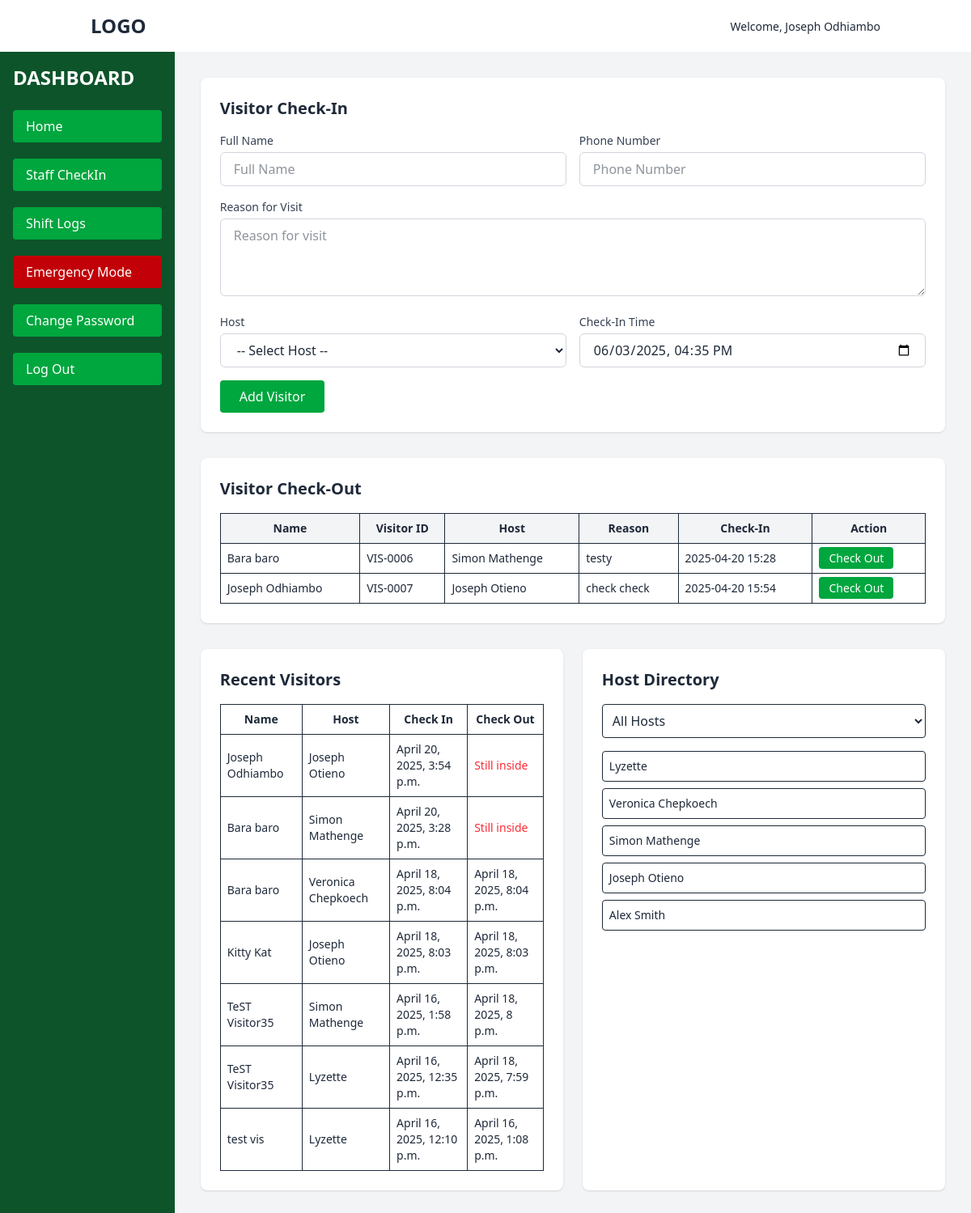
Page /user/security_personnel/ (signed in) on the earlier database version.
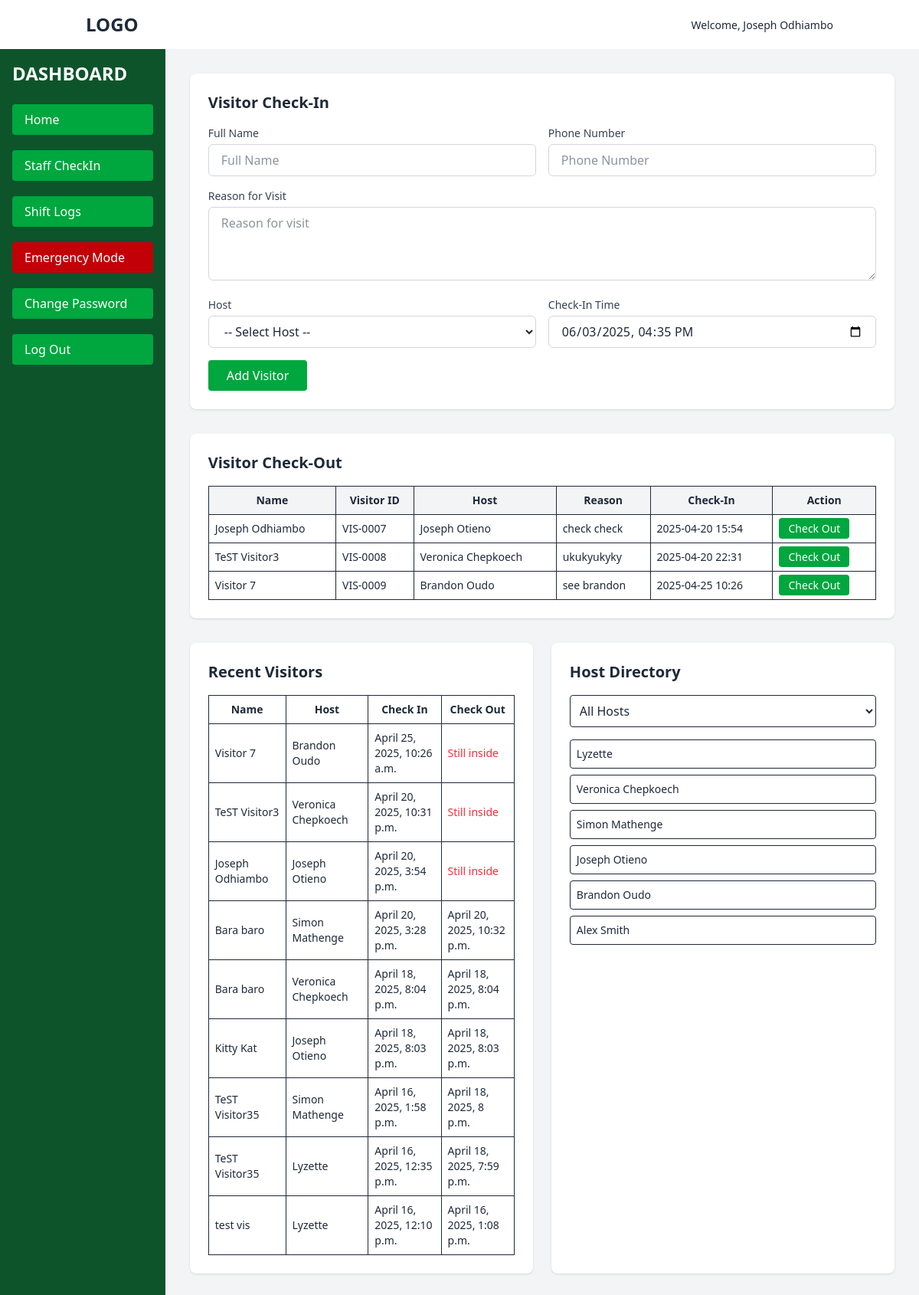
Same page on the later database version.
### userauth/models.py (models this page shows, shortened)
class User(AbstractUser):
    HOST = "Host"
    SECURITY = "Security"
    ROLE_CHOICES = [(SECURITY, "Security"), (HOST, "Host")]
    email = models.EmailField(unique=True, null=False)
    username = models.CharField(max_length=100)
    department = models.CharField(max_length=100)
    role = models.CharField(max_length=20, choices=ROLE_CHOICES, default=HOST)
    USERNAME_FIELD = "email"
    REQUIRED_FIELDS = ["username"]

class Visitor(models.Model):
    name = models.CharField(max_length=100)
    phone = models.CharField(max_length=20)
    reason = models.CharField(max_length=1000)
    host = models.ForeignKey(User, on_delete=models.SET_NULL, null=True)
    check_in = models.DateTimeField(default=timezone.now)
    check_out = models.DateTimeField(null=True, blank=True)
    visitor_id = models.CharField(max_length=20, unique=True, blank=True, null=True, editable=False)
    created_by = models.ForeignKey(
        settings.AUTH_USER_MODEL,
        on_delete=models.SET_NULL,
        null=True,
        related_name='checked_in_visitors'
    )

### userauth/views.py (the view, shortened to what this page needs)
@login_required
def security_view(request):
    try:
        host_group = Group.objects.get(name="Host")
        hosts = host_group.user_set.all()
    except Group.DoesNotExist:
        hosts = []
    visitors_in = Visitor.objects.filter(check_out__isnull=True)
    logs = Visitor.objects.order_by('-check_in')[:10]
    return render(request, 'security.html', {
        'visitors_in': visitors_in,
        'hosts': hosts,
        'logs': logs,
        'now': timezone.now(),
    })

### userauth/templates/security.html (shortened to what this page needs)
{% extends "nav.html" %}
{% block content %}
<section class="min-h-screen bg-gray-100">
    <main class="flex-1 p-4 sm:p-6 md:p-8 space-y-8">
      <section class="bg-white p-4 md:p-6 rounded-lg shadow">
        <h2 class="text-lg md:text-xl font-semibold mb-4">Visitor Check-In</h2>
        <form method="POST" action="{% url 'userauth:security' %}" class="grid grid-cols-1 md:grid-cols-2 gap-4">
          <div>
            <label class="block text-sm font-medium text-gray-700 mb-1">Full Name</label>
            <input type="text" name="name" required placeholder="Full Name"
              class="w-full px-4 py-2 border border-gray-300 rounded-md focus:ring-2 focus:ring-blue-500">
          </div>
          <div>
            <label class="block text-sm font-medium text-gray-700 mb-1">Phone Number</label>
            <input type="text" name="phone" required placeholder="Phone Number"
              class="w-full px-4 py-2 border border-gray-300 rounded-md focus:ring-2 focus:ring-blue-500">
          </div>
          <div class="md:col-span-2">
            <label class="block text-sm font-medium text-gray-700 mb-1">Reason for Visit</label>
            <textarea name="reason" required placeholder="Reason for visit"
              class="w-full px-4 py-2 border border-gray-300 rounded-md focus:ring-2 focus:ring-blue-500 h-24"></textarea>
          </div>
          <div>
            <label class="block text-sm font-medium text-gray-700 mb-1">Host</label>
            <select name="host" required
              class="w-full px-4 py-2 border border-gray-300 rounded-md focus:ring-2 focus:ring-blue-500">
              <option value="">-- Select Host --</option>
            </select>
          </div>
          <div>
            <label class="block text-sm font-medium text-gray-700 mb-1">Check-In Time</label>
            <input type="datetime-local" name="check_in" value="{{ now|date:'Y-m-d\\TH:i' }}"
              class="w-full px-4 py-2 border border-gray-300 rounded-md">
          </div>
          <div class="md:col-span-2">
            <button type="submit"
              class="w-full md:w-auto px-6 py-2 bg-green-600 text-white rounded hover:bg-gray-700">Add Visitor</button>
          </div>
        </form>
      </section>
      <section class="bg-white p-4 md:p-6 rounded-lg shadow">
        <h2 class="text-lg md:text-xl font-semibold mb-4">Visitor Check-Out</h2>
        {% if visitors_in %}
        <div class="overflow-x-auto">
          <table class="min-w-full border text-sm">
            <thead class="bg-gray-100">
              <tr>
                <th class="border p-2">Name</th>
                <th class="border p-2">Visitor ID</th>
                <th class="border p-2">Host</th>
                <th class="border p-2">Reason</th>
                <th class="border p-2">Check-In</th>
                <th class="border p-2">Action</th>
              </tr>
            </thead>
            <tbody>
              {% for visitor in visitors_in %}
              <tr>
                <td class="border p-2">{{visitor.name}}</td>
                <td class="border p-2">{{visitor.visitor_id}}</td>
                <td class="border p-2">{{visitor.host.username}}</td>
                <td class="border p-2">{{visitor.reason}}</td>
                <td class="border p-2">{{visitor.check_in|date:"Y-m-d H:i"}}</td>
                <td class="border p-2">
                  <a href="{% url 'userauth:check_out' visitor.id %}"
                    class="bg-green-600 text-white px-3 py-1 rounded hover:bg-gray-700">Check Out</a>
                </td>
              </tr>
              {% endfor %}
            </tbody>
          </table>
        </div>
        {% else %}
        <p class="text-gray-500">No visitors are currently checked in.</p>
        {% endif %}
      </section>
      <div class="grid grid-cols-1 md:grid-cols-2 gap-6">
        <section class="bg-white p-4 md:p-6 rounded-lg shadow">
          <h3 class="text-lg md:text-xl font-semibold mb-4">Recent Visitors</h3>
          <div class="overflow-x-auto">
            <table class="min-w-full border text-sm">
              <thead>
                <tr>
                  <th class="border p-2">Name</th>
                  <th class="border p-2">Host</th>
                  <th class="border p-2">Check In</th>
                  <th class="border p-2">Check Out</th>
                </tr>
              </thead>
              <tbody>
                {% for visitor in logs %}
                <tr>
                  <td class="border p-2">{{ visitor.name }}</td>
                  <td class="border p-2">{{ visitor.host.username }}</td>
                  <td class="border p-2">{{ visitor.check_in }}</td>
                  <td class="border p-2">
                    {% if visitor.check_out %}
                    {{ visitor.check_out }}
                    {% else %}
                    <span class="text-red-500">Still inside</span>
                    {% endif %}
                  </td>
                </tr>
                {% empty %}
                <tr>
                  <td colspan="4" class="text-center p-2">No recent visitor records.</td>
                </tr>
                {% endfor %}
              </tbody>
            </table>
          </div>
        </section>
        <section class="bg-white p-4 md:p-6 rounded-lg shadow">
          <h2 class="text-lg md:text-xl font-semibold mb-4">Host Directory</h2>
          <select class="border mb-4 w-full p-2 rounded">
            <option>All Hosts</option>
          </select>
          <ul class="space-y-2 text-sm">
           {% for host in hosts %}
            <li class="border p-2 rounded">{{ host.get_full_name|default:host.username }}</li>
            {% endfor %}
            <li class="border p-2 rounded">Alex Smith</li>
          </ul>
        </section>
      </div>
    </main>
  </div>
{% endblock %}

### templates/nav.html (shortened to what this page needs)
<!DOCTYPE html>
<html lang="en">
<head>
    {% load static %}
    <link rel="stylesheet" href="{% static 'output/styles.css' %}">
</head>
<body class="text-gray-800 bg-gray-200">
    <header class="bg-white">
          <div class="container mx-auto flex justify-between items-center py-4 px-6">
            <h1 class="text-2xl font-bold">LOGO</h1>
            <div>
                <span class="text-sm">Welcome, {{ user.username }}</span>
            </div>
        </div>
      </header>
  <div class="flex flex-col md:flex-row min-h-screen">
    <aside class="bg-green-900 text-white w-full md:w-64 p-4 space-y-6 md:min-h-screen sticky top-0 z-10">
      <h1 class="text-xl md:text-2xl font-bold text-center md:text-left">DASHBOARD</h1>
      <nav class="space-y-5">
        <a href="{% url 'userauth:security' %}"class="block w-full px-4 py-2 bg-green-600 rounded hover:bg-gray-700 text-center md:text-left">Home</a>
      <a href="{% url 'userauth:staff_check_in' %}"class="block w-full px-4 py-2 bg-green-600 rounded hover:bg-gray-700 text-center md:text-left">Staff CheckIn</a>
      <button class="block w-full px-4 py-2 bg-green-600 rounded hover:bg-gray-700 text-center md:text-left">Shift Logs</button>
      <button class="block w-full px-4 py-2 bg-red-700 rounded hover:bg-red-600 text-center md:text-left">Emergency Mode</button>
       <a href="{% url 'userauth:password_change' %}" class="block w-full px-4 py-2 bg-green-600 rounded hover:bg-gray-700 text-center md:text-left">Change Password</a>
      <a href="{% url 'userauth:logout' %}" class="block w-full px-4 py-2 bg-green-600 rounded hover:bg-gray-700 text-center md:text-left">Log Out</a>
      </nav>
      </aside>
<main class="w-full flex">
    {% block content %}
    {% endblock %}
</body>
</html>

Differences in the rows shown:
no longer on one of the page's lists (row edited): Visitor: name "Bara baro", visitor_id "VIS-0006", host.username "Simon Mathenge", reason "testy", check_in "2025-04-20 15:28"
added Visitor: name "TeST Visitor3", visitor_id "VIS-0008", host.username "Veronica Chepkoech", reason "ukukyukyky", check_in "2025-04-20 22:31", check_in "April 20, 2025, 10:31 p.m.", shows "Still inside"
added Visitor: name "Visitor 7", visitor_id "VIS-0009", host.username "Brandon Oudo", reason "see brandon", check_in "2025-04-25 10:26", check_in "April 25, 2025, 10:26 a.m.", shows "Still inside"
changed Visitor: check_out (not shown) → "April 20, 2025, 10:32 p.m."; no longer shows "Still inside"
added User: get_full_name "Brandon Oudo"
